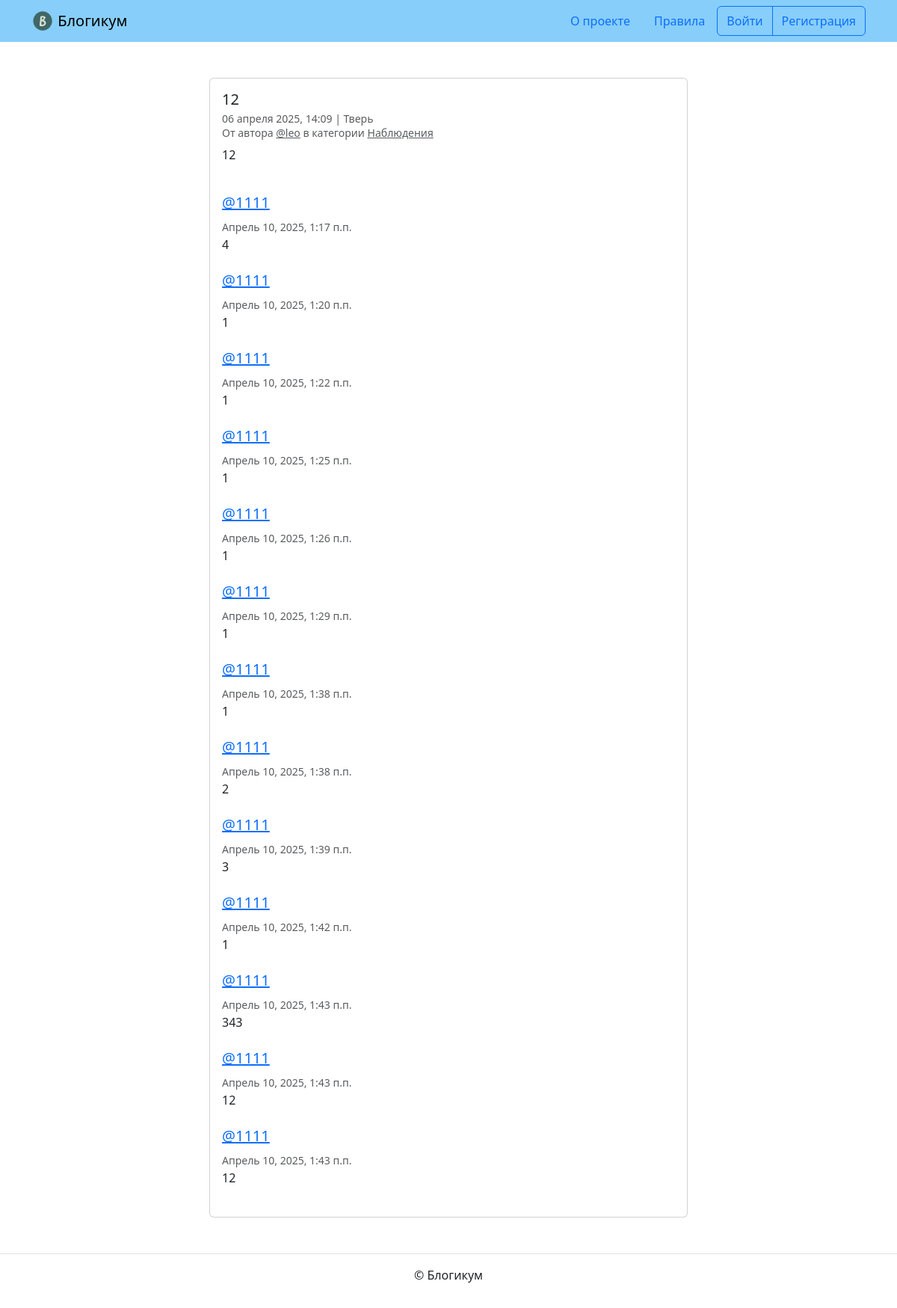
The page /posts/40/ on the database its author committed.
### blog/models.py (models this page shows, shortened)
class PublishedModel(models.Model):
    is_published = models.BooleanField(
        'Опубликовано',
        default=True,
        help_text='Снимите галочку, чтобы скрыть публикацию.'
    )
    created_at = models.DateTimeField('Добавлено', auto_now_add=True)
    class Meta:
        abstract = True

class Post(PublishedModel):
    title = models.CharField('Заголовок', max_length=256)
    text = models.TextField('Текст')
    pub_date = models.DateTimeField(
        'Дата и время публикации',
        help_text='Если установить дату и время в будущем —'
                  ' можно делать отложенные публикации.'
    )
    author = models.ForeignKey(
        User,
        on_delete=models.CASCADE,
        verbose_name='Автор публикации'
    )
    location = models.ForeignKey(
        Location,
        on_delete=models.SET_NULL,
        null=True,
        blank=True,
        verbose_name='Местоположение'
    )
    category = models.ForeignKey(
        Category,
        on_delete=models.SET_NULL,
        null=True,
        verbose_name='Категория'
    )
    image = models.ImageField(
        'Изображение',
        upload_to='posts/',
        blank=True,
        null=True,
        validators=[FileExtensionValidator(['jpg', 'jpeg', 'png'])],
        help_text='Загрузите изображение (JPG/PNG)'
    )
    class Meta:
        verbose_name = 'публикация'
        verbose_name_plural = 'Публикации'
        ordering = ('-pub_date',)

class Location(PublishedModel):
    name = models.CharField('Название места', max_length=256)
    class Meta:
        verbose_name = 'местоположение'
        verbose_name_plural = 'Местоположения'

class Category(PublishedModel):
    title = models.CharField('Заголовок', max_length=256)
    description = models.TextField('Описание')
    slug = models.SlugField(
        'Идентификатор',
        unique=True,
        help_text='Идентификатор страницы для URL; '
                  'разрешены символы латиницы, цифры, дефис и подчёркивание.'
    )
    class Meta:
        verbose_name = 'категория'
        verbose_name_plural = 'Категории'

class Comment(models.Model):
    text = models.TextField(verbose_name="Комментарий")
    post = models.ForeignKey(
        Post,
        on_delete=models.CASCADE,
        verbose_name="Пост",
        related_name='comments'
    )
    author = models.ForeignKey(
        User,
        on_delete=models.CASCADE,
        verbose_name="Автор"
    )
    created_at = models.DateTimeField(auto_now_add=True,
                                      verbose_name="Добавлено")
    class Meta:
        verbose_name = "комментарий"
        verbose_name_plural = "Комментарии"
        ordering = ("created_at", 'text')

### blog/views.py (the view, shortened to what this page needs)
class PostDetailView(DetailView):
    model = Post
    template_name = 'blog/detail.html'
    context_object_name = 'post'
    def get_context_data(self, **kwargs):
        context = super().get_context_data(**kwargs)
        context['form'] = CommentForm()
        all_comments = self.object.comments.all()
        context['comments'] = all_comments .select_related('author')
        return context
    def get_object(self, queryset=None):
        post = get_object_or_404(Post, pk=self.kwargs['pk'])
        if self.request.user == post.author:
            return post
        if (post.is_published and post.category.is_published
                and post.pub_date <= timezone.now()):
            return post
        raise Http404("Пост не найден или недоступен")

### templates/blog/detail.html (shortened to what this page needs)
{% extends "base.html" %}
{% block content %}
  <div class="col d-flex justify-content-center">
    <div class="card" style="width: 40rem;">
      <div class="card-body">
        <h5 class="card-title">{{ post.title }}</h5>
        <h6 class="card-subtitle mb-2 text-muted">
          <small>
            {{ post.pub_date|date:"d E Y, H:i" }} | {% if post.location and post.location.is_published %}{{ post.location.name }}{% else %}Планета Земля{% endif %}<br>
            От автора <a class="text-muted" href="{% url 'blog:profile' post.author.username %}">@{{ post.author.username }}</a> в
            категории {% include "includes/category_link.html" %}
          </small>
        </h6>
        <p class="card-text">{{ post.text|linebreaksbr }}</p>
        {% include "includes/comments.html" %}
      </div>
    </div>
  </div>
{% endblock %}

### templates/includes/category_link.html
<a class="text-muted" href="{% url 'blog:category_posts' post.category.slug %}">
  {{ post.category.title }}
</a>

### templates/includes/comments.html (shortened to what this page needs)
{% if user.is_authenticated %}
  {% load django_bootstrap5 %}
{% endif %}
<br>
{% for comment in comments %}
  <div class="media mb-4">
    <div class="media-body">
      <h5 class="mt-0">
        <a href="{% url 'blog:profile' comment.author.username %}" name="comment_{{ comment.id }}">
          @{{ comment.author.username }}
        </a>
      </h5>
      <small class="text-muted">{{ comment.created_at }}</small>
      <br>
      {{ comment.text|linebreaksbr }}
    </div>
  </div>
{% endfor %}

### rows shown on the page
Post: title "12", pub_date "06 апреля 2025, 14:09", location.name "Тверь", author.username "leo", category "Наблюдения", text "12"
Comment: author.username "1111", created_at "Апрель 10, 2025, 1:17 п.п.", text "4"
Comment: author.username "1111", created_at "Апрель 10, 2025, 1:20 п.п.", text "1"
Comment: author.username "1111", created_at "Апрель 10, 2025, 1:22 п.п.", text "1"
Comment: author.username "1111", created_at "Апрель 10, 2025, 1:25 п.п.", text "1"
Comment: author.username "1111", created_at "Апрель 10, 2025, 1:26 п.п.", text "1"
Comment: author.username "1111", created_at "Апрель 10, 2025, 1:29 п.п.", text "1"
Comment: author.username "1111", created_at "Апрель 10, 2025, 1:38 п.п.", text "1"
Comment: author.username "1111", created_at "Апрель 10, 2025, 1:38 п.п.", text "2"
Comment: author.username "1111", created_at "Апрель 10, 2025, 1:39 п.п.", text "3"
Comment: author.username "1111", created_at "Апрель 10, 2025, 1:42 п.п.", text "1"
Comment: author.username "1111", created_at "Апрель 10, 2025, 1:43 п.п.", text "343"
Comment: author.username "1111", created_at "Апрель 10, 2025, 1:43 п.п.", text "12"
Comment: author.username "1111", created_at "Апрель 10, 2025, 1:43 п.п.", text "12"
